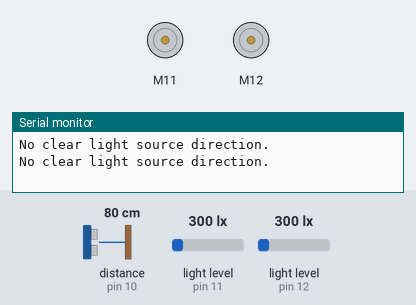
The sketch below on a simulated Arduino Uno, built with avr-gcc and run on an emulated ATmega328P. On the bench: 2 × DC motor (green arrow = forward, orange = backward, longer = faster), the last lines printed to the serial monitor. The inputs (shaded band) are chosen by the test bench; at power-on: light level (sensors on pin 11, pin 12) 300 lx, distance to the obstacle (sensor on pin 10) 80 cm.

Above: at 1.2 s.
1.3 s: light level (sensor on pin 11) set to 270 lx
At 2.4 s:
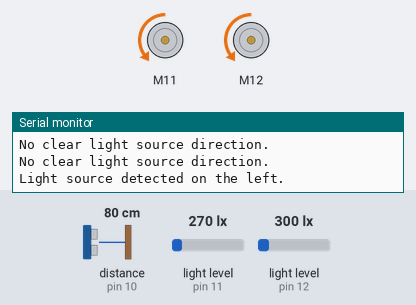
5.4 s: light level (sensor on pin 12) set to 276 lx
At 7.5 s:
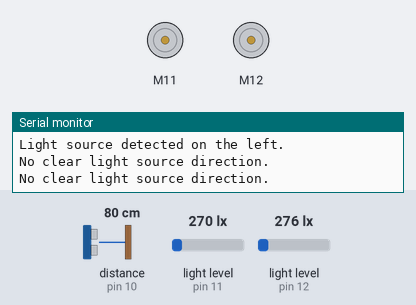
8.3 s: distance to the obstacle (sensor on pin 10) set to 27 cm
10.0 s: distance to the obstacle (sensor on pin 10) set to 21 cm
At 11.3 s:
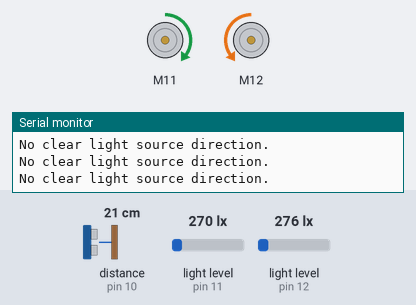
14.1 s: light level (sensor on pin 11) set to 500 lx
At 14.8 s:
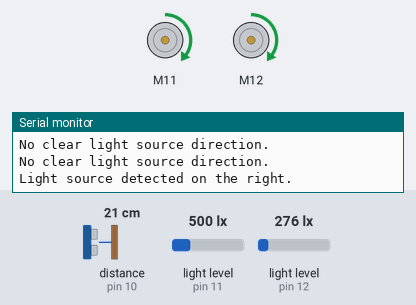
18.2 s: light level (sensor on pin 11) set to 40 lx
Timing chart, 0 to 23.2 s (numbered marks = the images above; inputs shaded):
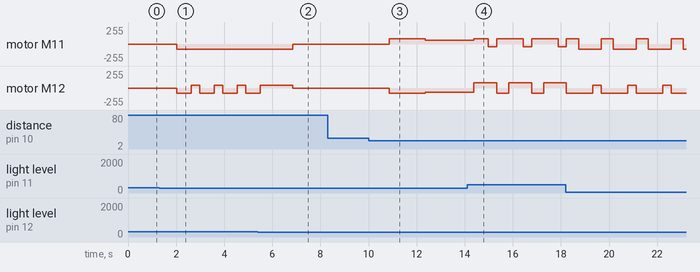

Measured:
- the behaviour switches between 294 and 293 lx on light level (sensor on pin 11) (found by bisection; images 0 and 1)
- the behaviour switches between 277 and 276 lx on light level (sensor on pin 12) (found by bisection; images 1 and 2)
- the behaviour switches between 25 and 24 cm on distance to the obstacle (sensor on pin 10) (found by bisection; images 2 and 3)
- after the input at 1.3 s, motor M11: stopped → backward 80/255 after 0.72 s; motor M12: alternates backward 80/255 for 0.60 s and forward 40/255 for 0.36 s, starting after 0.72 s
- after the input at 5.4 s, motor M11: backward 80/255 → stopped after 1.4 s
- after the input at 10.0 s, motor M11: stopped → forward 80/255 after 0.87 s, → forward 60/255 1.5 s later; motor M12: stopped → backward 80/255 after 0.87 s, → backward 60/255 1.5 s later
- after the input at 14.1 s, motor M11: forward 60/255 → forward 80/255 after 0.27 s, then repeats every 1.5 s: backward 40/255 0.35 s, forward 80/255 1.1 s; motor M12: alternates forward 80/255 for 0.95 s and backward 80/255 for 0.50 s, starting after 0.27 s

The sketch:

5.2D.ino
```cpp
#include <MeAuriga.h>
MeLightSensor lightSensorRight(PORT_11);  //Right hand lights sensor
MeLightSensor lightSensorLeft(PORT_12);   // Left hand light sensor

MeUltrasonicSensor ultrasonic(PORT_10); //

MeEncoderOnBoard Encoder_1(SLOT1);
MeEncoderOnBoard Encoder_2(SLOT2);
int16_t moveSpeed = 200;

// Threshold to determine light source direction
const int threshold = 6;  // Adjust as needed based on your environment

void Forward(void) {
  Encoder_1.setMotorPwm(-moveSpeed);  // setMotorPwm writes to the encoder controller
  Encoder_2.setMotorPwm(moveSpeed);   // so setting the speed change instantly
}
void Backward(void) {
  Encoder_1.setMotorPwm(moveSpeed);
  Encoder_2.setMotorPwm(-moveSpeed);
}

void BackwardAndTurnLeft(void) {
  Encoder_1.setMotorPwm(moveSpeed / 4);
  Encoder_2.setMotorPwm(-moveSpeed);
}

void BackwardAndTurnRight(void) {
  Encoder_1.setMotorPwm(moveSpeed);
  Encoder_2.setMotorPwm(-moveSpeed / 4);
}

void TurnLeft(void) {
  Encoder_1.setMotorPwm(-moveSpeed);
  Encoder_2.setMotorPwm(moveSpeed / 2);
}

void TurnRight(void) {
  Encoder_1.setMotorPwm(-moveSpeed / 2);
  Encoder_2.setMotorPwm(moveSpeed);
}

void TurnLeft1(void) {
  Encoder_1.setMotorPwm(-moveSpeed);
  Encoder_2.setMotorPwm(-moveSpeed);
}

void TurnRight1(void) {
  Encoder_1.setMotorPwm(moveSpeed);
  Encoder_2.setMotorPwm(moveSpeed);
}

void Stop(void) {
  Encoder_1.setMotorPwm(0);
  Encoder_2.setMotorPwm(0);
}

void ChangeSpeed(int16_t spd) {
  moveSpeed = spd;
}

void setup() {
  Serial.begin(115200);
  //Set PWM 8KHz
  TCCR1A = _BV(WGM10);
  TCCR1B = _BV(CS11) | _BV(WGM12);
  TCCR2A = _BV(WGM21) | _BV(WGM20);
  TCCR2B = _BV(CS21);
}

void loop() {
  //If there is an object within 15cm, move backwards
  if (ultrasonic.distanceCm() < 25) {
    Backward();
    ChangeSpeed(60);
    delay(500);
  }
  // Compare sensor values
  if (lightSensorRight.read() > lightSensorLeft.read() + threshold) {
    // Light source is on the left
    Serial.println("Light source detected on the right.");
    // Spin right (adjust motor control commands as needed)
    // Example: turn left at a certain speed;
    ChangeSpeed(80);
    // Perform the spin right
    TurnRight1();
    delay(600);
    TurnRight();
    delay(350);
  } else if (lightSensorLeft.read() > lightSensorRight.read() + threshold) {
    // Light source is on the right
    Serial.println("Light source detected on the left.");
    // Spin left (adjust motor control commands as needed)
    // Example: turn right at a certain speed
    ChangeSpeed(80);
    // Perform the spin left
    TurnLeft1();
    delay(600);
    TurnLeft();
    delay(350);
  } else {
    // No significant difference, keep spinning or stop
    Serial.println("No clear light source direction.");
    // Example: continue spinning or stop
    delay(1000);
    Stop();
  }
  // Print the results to the serial monitor
  //Serial.println(lightSensorRight.read()); // Brightness value from 0-1023
  // Serial.print("Left value = ");
  // Serial.println(lightSensorLeft.read());
  // Serial.print("Right value = ");
  // Serial.println(lightSensorRight.read());
  // delay(4000); // Wait 50 milliseconds before next measurement
}
```
